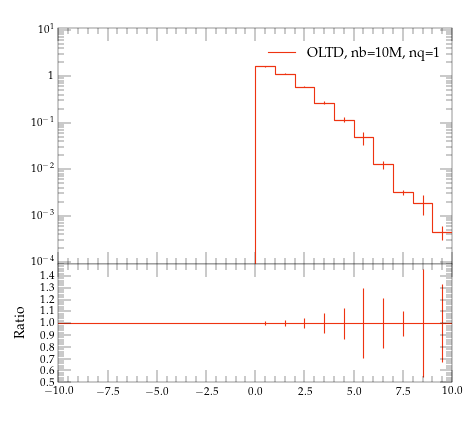

Source code (Python):
#! /usr/bin/env python

# This Python script was auto-generated using YODA v2.0.0.
# Analysis object: /evtb/inc_tg_deta
# Timestamp: 13-04-2024 (01:44:13)

import matplotlib as mpl
import matplotlib.pyplot as plt
mpl.use('Agg') # comment out for interactive use
import os
import numpy as np

plotDir = os.path.split(os.path.realpath(__file__))[0]
if 'YODA_USER_PLOT_PATH' in globals():
    plot_outdir = globals()['YODA_USER_PLOT_PATH']
else:
    plot_outdir = plotDir

#plot style
plt.style.use(os.path.join(plotDir, '../default.mplstyle'))
# plot metadata
figW, figH = plt.rcParams['figure.figsize']
ax_xLabel = r''
ax_yLabel = r''
ax_title  = r''
ax_xScale = 'linear'
ax_yScale = 'log'
xLims = (-10.0, 10.0)
yLims = (9e-05, 11.0)

# TeX-friendly labels for the legend
labels = [ r"OLTD, nb=10M, nq=1" ]

# Create figure and axis objects
fig, (ax, ratio0_ax) = plt.subplots(2, 1, sharex=True,
                  figsize=(figW,figH), gridspec_kw={'height_ratios': (2, 1)})
ratio0_ax.yaxis.set_major_locator(mpl.ticker.MultipleLocator(0.1))
ratio0_ax.set_ylim(0.5, 1.4999)
ratio0_ax.set_ylabel('Ratio')

# LineColor map: curve index -> color
linecolors = {0: '#EE3311'}
# the numerical data is stored in a separate file
dataf = dict()
prefix = os.path.split(__file__)[0]
if prefix:    prefix = prefix + '/'
exec(open(prefix+'inc_tg_deta__data.py').read(), dataf)


legend_handles = [] # keep track of handles for the legend

# style options for curves
# starts at zorder>=5 to draw curve on top of legend
styles = {
  'curve0': {
    'color' : linecolors[0],
    'linestyle' : '-',
    'marker' : 'o',
    'zorder' : 5,
    'histstyle' : True,
  },
}
# curve from input yoda files in main panel
for label in dataf['yvals'].keys():
    if all(np.isnan(v) for v in dataf['yvals'][label]):
        continue
    tmp = None
    if styles[label]['histstyle']: # draw as histogram
        tmp, = ax.plot(dataf['xedges'], dataf['yedges'][label],
                       color=styles[label]['color'],
                       linestyle=styles[label]['linestyle'],
                       drawstyle='steps-pre', solid_joinstyle='miter',
                       zorder=styles[label]['zorder'], label=label)
        ax.errorbar(dataf['xpoints'], dataf['yvals'][label], color=styles[label]['color'],
                    xerr=dataf['xerrs'], yerr=[dataf['ydowns'][label], dataf['yups'][label]],
                    linestyle='none', zorder=styles[label]['zorder'])
    else: # draw as scatter
        tmp = ax.errorbar(dataf['xpoints'], dataf['yvals'][label],
                          xerr=dataf['xerrs'],
                          yerr=[ dataf['ydowns'][label],
                          dataf['yups'][label] ],
                          fmt=styles[label]['marker'],
                          ecolor=styles[label]['color'],
                          color=styles[label]['color'], zorder=2)
        tmp[-1][0].set_linestyle(styles[label]['linestyle'])
    legend_handles += [tmp]
    for varLabel in dataf['variation_yvals'].keys():
        if varLabel.startswith(label):
            tmp, = ax.plot(dataf['xedges'], dataf['variation_yvals'][varLabel],
                           color=styles[label]['color'],
                           linestyle=styles[label]['linestyle'],
                           drawstyle='steps-pre', solid_joinstyle='miter',
                           zorder=styles[label]['zorder'], alpha=0.5)


# plots on ratio panel
# curve from input yoda files in ratio panel
for label, yvals in dataf['ratio0_yvals'].items():
    if all(np.isnan(v) for v in yvals):
        continue
    if styles[label]['histstyle']: # plot as histogram
        ratio0_ax.plot(dataf['xedges'], yvals,
                       color=styles[label]['color'],
                       linestyle=styles[label]['linestyle'],
                       drawstyle='steps-pre', zorder=1,
                       solid_joinstyle='miter')
        ratio0_ax.vlines(dataf['xpoints'],
                         dataf['ratio0_ymin'][label],
                         dataf['ratio0_ymax'][label],
                         color=styles[label]['color'], zorder=1)
    else: # plot as scatter
        tmp = ratio0_ax.errorbar(dataf['xpoints'],
                                 yvals, xerr=dataf['xerrs'],
                                 yerr=dataf['ratio0_yerrs'][label],
                                 fmt=styles[label]['marker'],
                                 ecolor=styles[label]['color'],
                                 color=styles[label]['color'])
        tmp[-1][0].set_linestyle(styles[label]['linestyle'])

    for varlabel in dataf['ratio0_variation_vals'].keys():
        if varlabel.startswith(label):
            ratio0_ax.plot(dataf['xedges'],
                            dataf['ratio0_variation_vals'][varlabel],
                            color=styles[label]['color'],
                            linestyle=styles[label]['linestyle'],
                            drawstyle='steps-pre', solid_joinstyle='miter',
                            zorder=1, alpha=0.5)

legend_pos = (0.5, 0.97)
ax.legend(legend_handles, labels, loc='upper left', bbox_to_anchor=legend_pos)

# set plot metadata as defined above
ratio0_ax.set_xlabel(ax_xLabel)
ratio0_ax.xaxis.set_label_coords(1., -.15)
ax.set_ylabel(ax_yLabel, loc='top')
ax.set_title(ax_title, loc='left')
ax.set_xscale(ax_xScale)
ax.set_yscale(ax_yScale)
ax.set_xlim(xLims)
ax.set_ylim(yLims)

# tick formatting
plt.rcParams['xtick.top'] = True
plt.rcParams['ytick.right'] = True
ax.yaxis.set_major_locator(mpl.ticker.LogLocator(base=10.0, numticks=np.inf))
ax.yaxis.set_minor_locator(mpl.ticker.LogLocator(
                           base=10.0, subs=np.arange(0.1, 1, 0.1), numticks=np.inf))
fig.align_ylabels((ax, ratio0_ax))
plt.savefig(os.path.join(plot_outdir, 'inc_tg_deta.pdf'), format='PDF')
plt.savefig(os.path.join(plot_outdir, 'inc_tg_deta.png'), format='PNG')

plt.close(fig)
